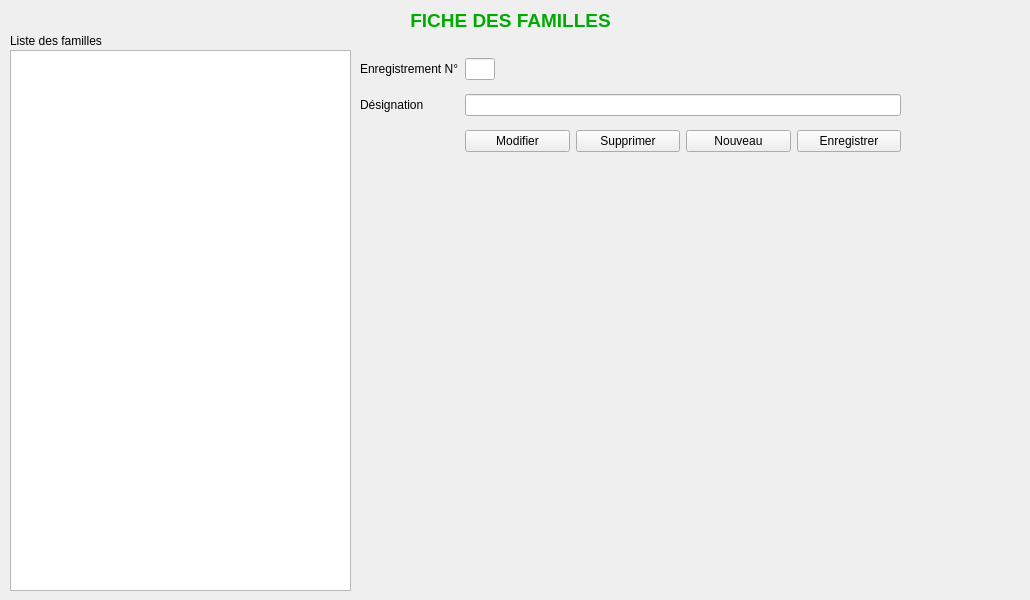
             <widget class="QWidget" name="tab_9">
              <attribute name="title">
               <string>Familles</string>
              </attribute>
              <widget class="QTableView" name="tableView_familles">
               <property name="geometry">
                <rect>
                 <x>10</x>
                 <y>50</y>
                 <width>341</width>
                 <height>541</height>
                </rect>
               </property>
              </widget>
              <widget class="QLabel" name="label_27">
               <property name="geometry">
                <rect>
                 <x>10</x>
                 <y>30</y>
                 <width>619</width>
                 <height>21</height>
                </rect>
               </property>
               <property name="text">
                <string>Liste des familles</string>
               </property>
              </widget>
              <widget class="QWidget" name="gridLayoutWidget_6">
               <property name="geometry">
                <rect>
                 <x>360</x>
                 <y>50</y>
                 <width>541</width>
                 <height>111</height>
                </rect>
               </property>
               <layout class="QGridLayout" name="gridLayout_6">
                <item row="2" column="1">
                 <layout class="QHBoxLayout" name="horizontalLayout_11">
                  <item>
                   <widget class="QPushButton" name="pushButton_Modifier_familles">
                    <property name="text">
                     <string>Modifier</string>
                    </property>
                   </widget>
                  </item>
                  <item>
                   <widget class="QPushButton" name="pushButton_Supprimer_familles">
                    <property name="text">
                     <string>Supprimer</string>
                    </property>
                   </widget>
                  </item>
                  <item>
                   <widget class="QPushButton" name="pushButton_Nouveau_familles">
                    <property name="text">
                     <string>Nouveau</string>
                    </property>
                   </widget>
                  </item>
                  <item>
                   <widget class="QPushButton" name="pushButton_enregistrer_familles">
                    <property name="text">
                     <string>Enregistrer</string>
                    </property>
                   </widget>
                  </item>
                 </layout>
                </item>
                <item row="1" column="1">
                 <widget class="QLineEdit" name="lineEdit_Designation_famille"/>
                </item>
                <item row="1" column="0">
                 <widget class="QLabel" name="label_6">
                  <property name="text">
                   <string>Désignation</string>
                  </property>
                 </widget>
                </item>
                <item row="0" column="1">
                 <widget class="QLineEdit" name="lineEdit_Id_familles">
                  <property name="minimumSize">
                   <size>
                    <width>30</width>
                    <height>0</height>
                   </size>
                  </property>
                  <property name="maximumSize">
                   <size>
                    <width>30</width>
                    <height>16777215</height>
                   </size>
                  </property>
                  <property name="readOnly">
                   <bool>true</bool>
                  </property>
                 </widget>
                </item>
                <item row="0" column="0">
                 <widget class="QLabel" name="label_10">
                  <property name="text">
                   <string>Enregistrement N°</string>
                  </property>
                 </widget>
                </item>
               </layout>
              </widget>
              <widget class="QLabel" name="label_47">
               <property name="geometry">
                <rect>
                 <x>0</x>
                 <y>0</y>
                 <width>1021</width>
                 <height>41</height>
                </rect>
               </property>
               <property name="font">
                <font>
                 <pointsize>14</pointsize>
                 <weight>75</weight>
                 <bold>true</bold>
                </font>
               </property>
               <property name="text">
                <string>&lt;html&gt;&lt;head/&gt;&lt;body&gt;&lt;p&gt;&lt;span style=&quot; color:#00aa00;&quot;&gt;FICHE DES FAMILLES&lt;/span&gt;&lt;/p&gt;&lt;/body&gt;&lt;/html&gt;</string>
               </property>
               <property name="alignment">
                <set>Qt::AlignCenter</set>
               </property>
              </widget>
             </widget>
